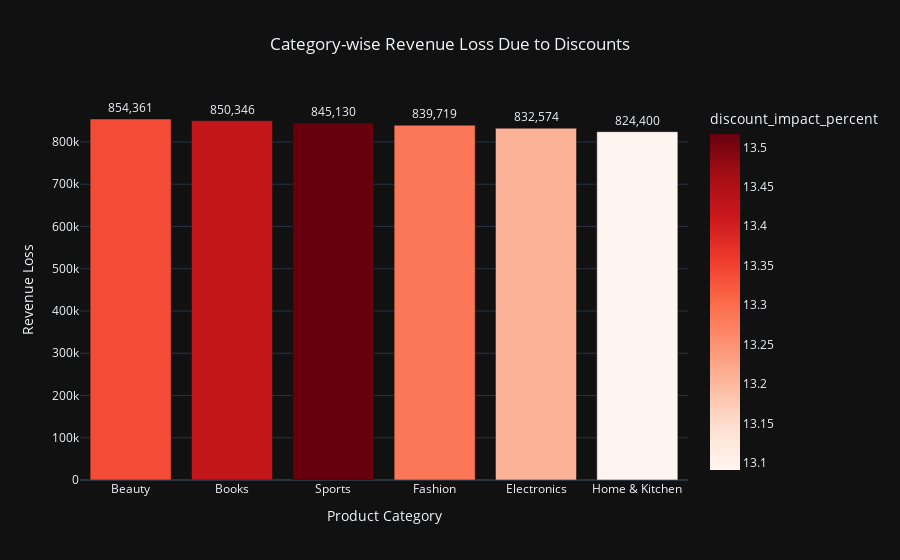

Notebook code cell kept with this figure:
### Code cell
# Category wise revenue loss to discount
fig = px.bar(
    category_discount.sort_values('revenue_loss_todiscount', ascending=False),
    x='product_category',
    y='revenue_loss_todiscount',
    text='revenue_loss_todiscount',
    color='discount_impact_percent',
    color_continuous_scale='Reds',
    title="Category-wise Revenue Loss Due to Discounts"
)
#Taller bar = More revenue sacrificed
#Darker red = Higher % impact
fig.update_layout(
    template="plotly_dark",
    title_x=0.5,
    xaxis_title="Product Category",
    yaxis_title="Revenue Loss"
)

fig.update_traces(texttemplate='%{text:,.0f}', textposition='outside')

fig.show()

### Figure 1 — Plotly figure (JSON) as saved in the notebook; plotly's stock layout.template omitted (floating-point values rounded to 4 significant figures)
{"data": [{"alignmentgroup": "True", "hovertemplate": "product_category=%{x}<br>revenue_loss_todiscount=%{text}<br>discount_impact_percent=%{marker.color}<extra></extra>", "legendgroup": "", "marker": {"color": [13.34, 13.42, 13.52, 13.29, 13.21, 13.09], "coloraxis": "coloraxis", "pattern": {"shape": ""}}, "name": "", "offsetgroup": "", "orientation": "v", "showlegend": false, "text": [854400.0, 850300.0, 845100.0, 839700.0, 832600.0, 824400.0], "textposition": "outside", "texttemplate": "%{text:,.0f}", "type": "bar", "x": ["Beauty", "Books", "Sports", "Fashion", "Electronics", "Home & Kitchen"], "xaxis": "x", "y": [854400.0, 850300.0, 845100.0, 839700.0, 832600.0, 824400.0], "yaxis": "y"}], "layout": {"barmode": "relative", "coloraxis": {"colorbar": {"title": {"text": "discount_impact_percent"}}, "colorscale": [[0, "rgb(255,245,240)"], [0.125, "rgb(254,224,210)"], [0.25, "rgb(252,187,161)"], [0.375, "rgb(252,146,114)"], [0.5, "rgb(251,106,74)"], [0.625, "rgb(239,59,44)"], [0.75, "rgb(203,24,29)"], [0.875, "rgb(165,15,21)"], [1, "rgb(103,0,13)"]]}, "legend": {"tracegroupgap": 0}, "title": {"text": "Category-wise Revenue Loss Due to Discounts", "x": 0.5}, "xaxis": {"anchor": "y", "domain": [0, 1], "title": {"text": "Product Category"}}, "yaxis": {"anchor": "x", "domain": [0, 1], "title": {"text": "Revenue Loss"}}}}
